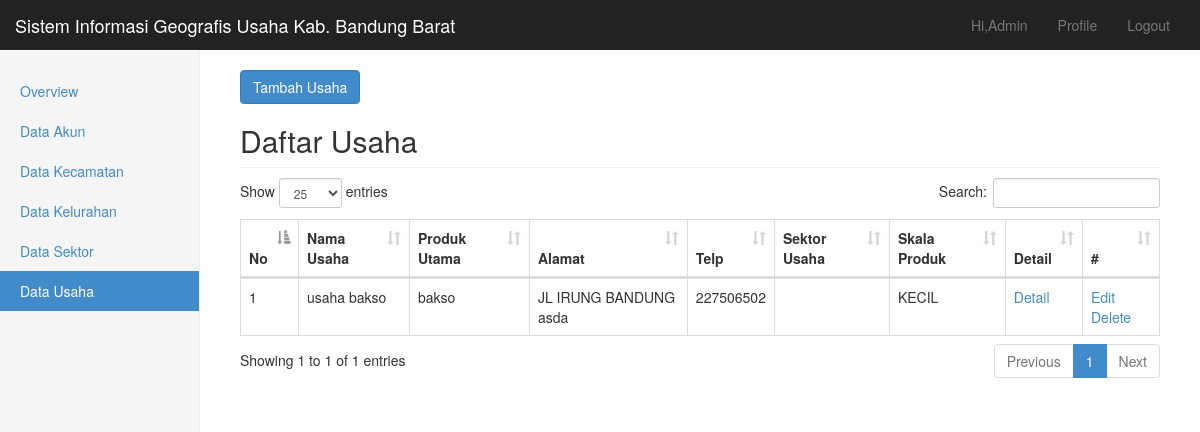
The page /min/data_usaha.php (signed in) on the database its author committed.
### tables this page shows
CREATE TABLE IF NOT EXISTS `daftar_usaha` (
  `id` int(11) unsigned NOT NULL AUTO_INCREMENT,
  `nama_usaha` varchar(50) DEFAULT NULL,
  `user_id` int(11) unsigned DEFAULT NULL,
  `produk_utama` varchar(50) DEFAULT NULL,
  `alamat_lengkap` varchar(50) DEFAULT NULL,
  `id_kelurahan` int(11) unsigned DEFAULT NULL,
  `telp` int(20) DEFAULT NULL,
  `latitude` varchar(50) DEFAULT NULL,
  `longitude` varchar(50) DEFAULT NULL,
  `peta_usaha` int(11) DEFAULT NULL,
  `skala_usaha` enum('KECIL','MENENGAH') NOT NULL DEFAULT 'KECIL',
  `sektor_usaha` varchar(50) NOT NULL,
  PRIMARY KEY (`id`),
  KEY `FK1 asdasd` (`user_id`),
  KEY `FK2kelurahan` (`id_kelurahan`),
  CONSTRAINT `FK1?asdasd` FOREIGN KEY (`user_id`) REFERENCES `users` (`id`),
  CONSTRAINT `FK2kelurahan` FOREIGN KEY (`id_kelurahan`) REFERENCES `kelurahan` (`IDKelurahan`) ON DELETE CASCADE ON UPDATE CASCADE
);

### min/data_usaha.php (the view, shortened to what this page needs)
  <?php include("../template/header_admin.php");?>
  <body>
 	<div class="navbar navbar-inverse navbar-fixed-top" role="navigation">
       <?php include("../template/menu_atas_admin.php");?>
    </div>
 	<div class="container-fluid">
      <div class="row">
        <div class="col-sm-3 col-md-2 sidebar">
            <?php include("../template/menu_samping_admin.php");?>
        </div>
        <div class="col-sm-9 col-sm-offset-3 col-md-10 col-md-offset-2 main">
        	<a class="btn btn-primary" href="form_tambah_usaha.php">Tambah Usaha </a>
      		<h2 class="sub-header">Daftar Usaha</h2>
			<div class="table-responsive">
			  <table class="display table table-bordered" id="table-data-akun"  cellspacing="0" width="100%">
			    <thead>
			      <tr>
			        <th>No</th>
			        <th>Nama Usaha</th>
			        <th>Produk Utama</th>
			        <th>Alamat</th>
			          <th>Telp</th>
			        <th>Sektor Usaha</th>
			        <th>Skala Produk</th>
			        <th>Detail</th>
			      	<th>#</th>
			      </tr>
			    </thead>
			    <tbody>
			    <?php
			    if($_SESSION['level'] === "DINAS"){
			    	$query = "select * from daftar_usaha";
			    }else{
			    	$query = "select * from daftar_usaha where user_id = '".$_SESSION['id']."'";
			    }
			    $data_query = mysql_query($query) or die(mysql_error());
			    $i = 1;
			    while($data = mysql_fetch_array($data_query)){
			    ?>
			      <tr>
			        <td><?php echo $i;?></td>
			        <td><?php echo $data['nama_usaha'];?></td>
			        <td><?php echo $data['produk_utama'];?></td>
			        <td><?php echo $data['alamat_lengkap'];?></td>
			        <td><?php echo $data['telp'];?></td>
			       	<td><?php echo $data['sektor_usaha'];?></td>
			   	<td><?php echo $data['skala_usaha'];?></td>
			   	<td>  <a href="#">Detail</a></td>
			        <td><a href="form_edit_usaha.php?id=<?php echo $data['id'];?>">Edit</a>
			        	<a onClick="if(!confirm('Apakah Anda Yakin menghapus data usaha ini?')) return false;"href="proses_delete_usaha.php?id=<?php echo $data['id'];?>">Delete</a>
			        </td>
			      </tr>
			      <?php $i++; } ?>
			    </tbody>
			  </table>
			</div>
        </div>
      </div>
    </div>
  </body>
</html>

### rows shown on the page
daftar_usaha: nama_usaha "usaha bakso", produk_utama "bakso", alamat_lengkap "JL IRUNG BANDUNG asda", telp "227506502", skala_usaha "KECIL"

### other values the page prints
$_SESSION['nama'] "Admin"
